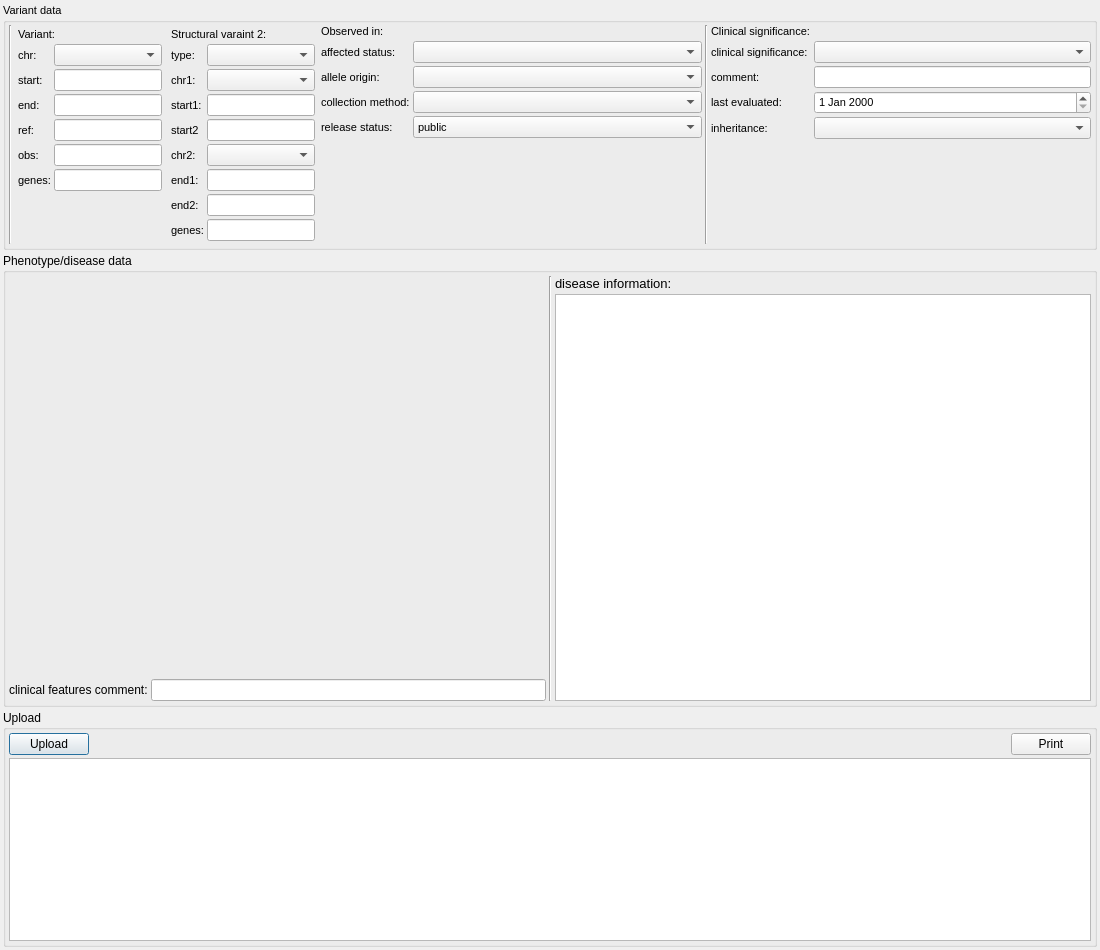
<?xml version="1.0" encoding="UTF-8"?>
<ui version="4.0">
 <class>ClinVarUploadDialog</class>
 <widget class="QDialog" name="ClinVarUploadDialog">
  <property name="geometry">
   <rect>
    <x>0</x>
    <y>0</y>
    <width>1100</width>
    <height>950</height>
   </rect>
  </property>
  <property name="minimumSize">
   <size>
    <width>1100</width>
    <height>950</height>
   </size>
  </property>
  <property name="windowTitle">
   <string>ClinVar variant publication</string>
  </property>
  <layout class="QVBoxLayout" name="verticalLayout_3" stretch="0,1,1">
   <property name="spacing">
    <number>3</number>
   </property>
   <property name="leftMargin">
    <number>3</number>
   </property>
   <property name="topMargin">
    <number>3</number>
   </property>
   <property name="rightMargin">
    <number>3</number>
   </property>
   <property name="bottomMargin">
    <number>3</number>
   </property>
   <item>
    <widget class="QGroupBox" name="groupBox_3">
     <property name="font">
      <font>
       <pointsize>8</pointsize>
       <weight>50</weight>
       <bold>false</bold>
      </font>
     </property>
     <property name="title">
      <string>Variant data</string>
     </property>
     <property name="flat">
      <bool>true</bool>
     </property>
     <layout class="QHBoxLayout" name="horizontalLayout_2" stretch="0,0,0,1,0,1">
      <property name="spacing">
       <number>3</number>
      </property>
      <property name="leftMargin">
       <number>3</number>
      </property>
      <property name="topMargin">
       <number>3</number>
      </property>
      <property name="rightMargin">
       <number>3</number>
      </property>
      <property name="bottomMargin">
       <number>3</number>
      </property>
      <item>
       <widget class="Line" name="line">
        <property name="orientation">
         <enum>Qt::Vertical</enum>
        </property>
       </widget>
      </item>
      <item>
       <widget class="QStackedWidget" name="sw_var1">
        <property name="minimumSize">
         <size>
          <width>0</width>
          <height>0</height>
         </size>
        </property>
        <property name="currentIndex">
         <number>0</number>
        </property>
        <widget class="QWidget" name="p_snv1">
         <layout class="QGridLayout" name="gridLayout_2">
          <property name="leftMargin">
           <number>3</number>
          </property>
          <property name="topMargin">
           <number>3</number>
          </property>
          <property name="rightMargin">
           <number>3</number>
          </property>
          <property name="bottomMargin">
           <number>3</number>
          </property>
          <property name="spacing">
           <number>3</number>
          </property>
          <item row="1" column="0">
           <widget class="QLabel" name="label_2">
            <property name="font">
             <font>
              <pointsize>8</pointsize>
              <weight>50</weight>
              <bold>false</bold>
             </font>
            </property>
            <property name="text">
             <string>chr:</string>
            </property>
           </widget>
          </item>
          <item row="3" column="0">
           <widget class="QLabel" name="label_38">
            <property name="font">
             <font>
              <pointsize>8</pointsize>
              <weight>50</weight>
              <bold>false</bold>
             </font>
            </property>
            <property name="text">
             <string>end:</string>
            </property>
           </widget>
          </item>
          <item row="5" column="0">
           <widget class="QLabel" name="label_40">
            <property name="font">
             <font>
              <pointsize>8</pointsize>
              <weight>50</weight>
              <bold>false</bold>
             </font>
            </property>
            <property name="text">
             <string>obs:</string>
            </property>
           </widget>
          </item>
          <item row="6" column="0">
           <widget class="QLabel" name="label_5">
            <property name="font">
             <font>
              <pointsize>8</pointsize>
             </font>
            </property>
            <property name="text">
             <string>genes:</string>
            </property>
           </widget>
          </item>
          <item row="3" column="1">
           <widget class="QLineEdit" name="le_end_snv1">
            <property name="toolTip">
             <string>The stop location for the reference allele in chromosome coordinates.</string>
            </property>
           </widget>
          </item>
          <item row="2" column="0">
           <widget class="QLabel" name="label_37">
            <property name="font">
             <font>
              <pointsize>8</pointsize>
              <weight>50</weight>
              <bold>false</bold>
             </font>
            </property>
            <property name="text">
             <string>start:</string>
            </property>
           </widget>
          </item>
          <item row="4" column="0">
           <widget class="QLabel" name="label_39">
            <property name="font">
             <font>
              <pointsize>8</pointsize>
              <weight>50</weight>
              <bold>false</bold>
             </font>
            </property>
            <property name="text">
             <string>ref:</string>
            </property>
           </widget>
          </item>
          <item row="1" column="1">
           <widget class="QComboBox" name="cb_chr_snv1">
            <property name="maximumSize">
             <size>
              <width>16777215</width>
              <height>16777215</height>
             </size>
            </property>
            <property name="toolTip">
             <string>The chromosome for the location of the variant. Values are 1-22, X, Y, and MT. If the location is pseudoautosomal, submit on X and  ClinVar will calculate the Y location.</string>
            </property>
           </widget>
          </item>
          <item row="2" column="1">
           <widget class="QLineEdit" name="le_start_snv1">
            <property name="toolTip">
             <string>The start location for the reference allele in chromosome coordinates. </string>
            </property>
           </widget>
          </item>
          <item row="4" column="1">
           <widget class="QLineEdit" name="le_ref_snv1">
            <property name="toolTip">
             <string>The reference allele for the submitted variant. </string>
            </property>
           </widget>
          </item>
          <item row="6" column="1">
           <widget class="QLineEdit" name="le_genes_snv1">
            <property name="toolTip">
             <string>Gene symbol should be provided only to indicate the gene-disease relationship supporting the variant interpretation. </string>
            </property>
           </widget>
          </item>
          <item row="5" column="1">
           <widget class="QLineEdit" name="le_obs_snv1">
            <property name="toolTip">
             <string>The alternate allele for the submitted variant. </string>
            </property>
           </widget>
          </item>
          <item row="0" column="0" colspan="2">
           <widget class="QLabel" name="label">
            <property name="font">
             <font>
              <pointsize>8</pointsize>
              <weight>50</weight>
              <bold>false</bold>
             </font>
            </property>
            <property name="text">
             <string>Variant:</string>
            </property>
           </widget>
          </item>
          <item row="7" column="1">
           <spacer name="verticalSpacer_5">
            <property name="orientation">
             <enum>Qt::Vertical</enum>
            </property>
            <property name="sizeHint" stdset="0">
             <size>
              <width>20</width>
              <height>40</height>
             </size>
            </property>
           </spacer>
          </item>
         </layout>
        </widget>
        <widget class="QWidget" name="p_cnv1">
         <layout class="QGridLayout" name="gridLayout_7">
          <property name="leftMargin">
           <number>3</number>
          </property>
          <property name="topMargin">
           <number>3</number>
          </property>
          <property name="rightMargin">
           <number>3</number>
          </property>
          <property name="bottomMargin">
           <number>0</number>
          </property>
          <property name="spacing">
           <number>3</number>
          </property>
          <item row="1" column="1">
           <widget class="QComboBox" name="cb_chr_cnv1"/>
          </item>
          <item row="2" column="1">
           <widget class="QLineEdit" name="le_start_cnv1"/>
          </item>
          <item row="5" column="1">
           <widget class="QLineEdit" name="le_rcn_cnv1"/>
          </item>
          <item row="3" column="1">
           <widget class="QLineEdit" name="le_end_cnv1"/>
          </item>
          <item row="4" column="1">
           <widget class="QLineEdit" name="le_cn_cnv1"/>
          </item>
          <item row="1" column="0">
           <widget class="QLabel" name="label_32">
            <property name="text">
             <string>chr:</string>
            </property>
           </widget>
          </item>
          <item row="2" column="0">
           <widget class="QLabel" name="label_33">
            <property name="text">
             <string>start:</string>
            </property>
           </widget>
          </item>
          <item row="4" column="0">
           <widget class="QLabel" name="label_36">
            <property name="text">
             <string>cn:</string>
            </property>
           </widget>
          </item>
          <item row="3" column="0">
           <widget class="QLabel" name="label_35">
            <property name="text">
             <string>end:</string>
            </property>
           </widget>
          </item>
          <item row="7" column="1">
           <spacer name="verticalSpacer_3">
            <property name="orientation">
             <enum>Qt::Vertical</enum>
            </property>
            <property name="sizeHint" stdset="0">
             <size>
              <width>20</width>
              <height>40</height>
             </size>
            </property>
           </spacer>
          </item>
          <item row="0" column="0" colspan="2">
           <widget class="QLabel" name="label_31">
            <property name="text">
             <string>Copy number variant:</string>
            </property>
           </widget>
          </item>
          <item row="5" column="0">
           <widget class="QLabel" name="label_41">
            <property name="text">
             <string>ref cn:</string>
            </property>
           </widget>
          </item>
          <item row="6" column="1">
           <widget class="QLineEdit" name="le_genes_cnv1"/>
          </item>
          <item row="6" column="0">
           <widget class="QLabel" name="label_42">
            <property name="text">
             <string>genes:</string>
            </property>
           </widget>
          </item>
         </layout>
        </widget>
        <widget class="QWidget" name="p_sv1">
         <layout class="QGridLayout" name="gridLayout_6">
          <property name="leftMargin">
           <number>3</number>
          </property>
          <property name="topMargin">
           <number>3</number>
          </property>
          <property name="rightMargin">
           <number>3</number>
          </property>
          <property name="bottomMargin">
           <number>3</number>
          </property>
          <property name="spacing">
           <number>3</number>
          </property>
          <item row="3" column="1">
           <widget class="QLineEdit" name="le_start1_sv1"/>
          </item>
          <item row="0" column="0" colspan="2">
           <widget class="QLabel" name="label_4">
            <property name="text">
             <string>Structural variant:</string>
            </property>
           </widget>
          </item>
          <item row="4" column="0">
           <widget class="QLabel" name="label_21">
            <property name="text">
             <string>start2:</string>
            </property>
           </widget>
          </item>
          <item row="2" column="0">
           <widget class="QLabel" name="label_15">
            <property name="text">
             <string>chr1:</string>
            </property>
           </widget>
          </item>
          <item row="6" column="0">
           <widget class="QLabel" name="label_22">
            <property name="text">
             <string>end1:</string>
            </property>
           </widget>
          </item>
          <item row="7" column="0">
           <widget class="QLabel" name="label_23">
            <property name="text">
             <string>end2:</string>
            </property>
           </widget>
          </item>
          <item row="3" column="0">
           <widget class="QLabel" name="label_16">
            <property name="text">
             <string>start1:</string>
            </property>
           </widget>
          </item>
          <item row="1" column="0">
           <widget class="QLabel" name="label_7">
            <property name="text">
             <string>type:</string>
            </property>
           </widget>
          </item>
          <item row="9" column="0">
           <widget class="QLabel" name="label_28">
            <property name="text">
             <string>genes:</string>
            </property>
           </widget>
          </item>
          <item row="5" column="1">
           <widget class="QComboBox" name="cb_chr2_sv1"/>
          </item>
          <item row="1" column="1">
           <widget class="QComboBox" name="cb_type_sv1"/>
          </item>
          <item row="5" column="0">
           <widget class="QLabel" name="label_24">
            <property name="text">
             <string>chr2:</string>
            </property>
           </widget>
          </item>
          <item row="2" column="1">
           <widget class="QComboBox" name="cb_chr1_sv1"/>
          </item>
          <item row="9" column="1">
           <widget class="QLineEdit" name="le_genes_sv1"/>
          </item>
          <item row="7" column="1">
           <widget class="QLineEdit" name="le_end2_sv1"/>
          </item>
          <item row="4" column="1">
           <widget class="QLineEdit" name="le_start2_sv1"/>
          </item>
          <item row="6" column="1">
           <widget class="QLineEdit" name="le_end1_sv1"/>
          </item>
         </layout>
        </widget>
       </widget>
      </item>
      <item>
       <widget class="QStackedWidget" name="sw_var2">
        <property name="currentIndex">
         <number>2</number>
        </property>
        <widget class="QWidget" name="p_snv2">
         <layout class="QGridLayout" name="gridLayout">
          <property name="leftMargin">
           <number>3</number>
          </property>
          <property name="topMargin">
           <number>3</number>
          </property>
          <property name="rightMargin">
           <number>3</number>
          </property>
          <property name="bottomMargin">
           <number>3</number>
          </property>
          <property name="spacing">
           <number>3</number>
          </property>
          <item row="0" column="0" colspan="2">
           <widget class="QLabel" name="label_3">
            <property name="text">
             <string>Variant 2:</string>
            </property>
           </widget>
          </item>
          <item row="4" column="1">
           <widget class="QLineEdit" name="le_ref_snv2"/>
          </item>
          <item row="2" column="1">
           <widget class="QLineEdit" name="le_start_snv2"/>
          </item>
          <item row="1" column="0">
           <widget class="QLabel" name="label_8">
            <property name="text">
             <string>chr:</string>
            </property>
           </widget>
          </item>
          <item row="5" column="0">
           <widget class="QLabel" name="label_13">
            <property name="text">
             <string>obs:</string>
            </property>
           </widget>
          </item>
          <item row="3" column="0">
           <widget class="QLabel" name="label_11">
            <property name="text">
             <string>end:</string>
            </property>
           </widget>
          </item>
          <item row="2" column="0">
           <widget class="QLabel" name="label_9">
            <property name="text">
             <string>start:</string>
            </property>
           </widget>
          </item>
          <item row="4" column="0">
           <widget class="QLabel" name="label_12">
            <property name="text">
             <string>ref</string>
            </property>
           </widget>
          </item>
          <item row="5" column="1">
           <widget class="QLineEdit" name="le_obs_snv2"/>
          </item>
          <item row="3" column="1">
           <widget class="QLineEdit" name="le_end_snv2"/>
          </item>
          <item row="1" column="1">
           <widget class="QComboBox" name="cb_chr_snv2"/>
          </item>
          <item row="6" column="0">
           <widget class="QLabel" name="label_14">
            <property name="text">
             <string>genes:</string>
            </property>
           </widget>
          </item>
          <item row="6" column="1">
           <widget class="QLineEdit" name="le_genes_snv2"/>
          </item>
          <item row="7" column="1">
           <spacer name="verticalSpacer_4">
            <property name="orientation">
             <enum>Qt::Vertical</enum>
            </property>
            <property name="sizeHint" stdset="0">
             <size>
              <width>20</width>
              <height>40</height>
             </size>
            </property>
           </spacer>
          </item>
         </layout>
        </widget>
        <widget class="QWidget" name="p_cnv2">
         <layout class="QGridLayout" name="gridLayout_8">
          <property name="leftMargin">
           <number>3</number>
          </property>
          <property name="topMargin">
           <number>3</number>
          </property>
          <property name="rightMargin">
           <number>3</number>
          </property>
          <property name="bottomMargin">
           <number>3</number>
          </property>
          <property name="spacing">
           <number>3</number>
          </property>
          <item row="3" column="0">
           <widget class="QLabel" name="label_46">
            <property name="text">
             <string>end:</string>
            </property>
           </widget>
          </item>
          <item row="0" column="0" colspan="2">
           <widget class="QLabel" name="label_43">
            <property name="text">
             <string>Copy number varaint 2:</string>
            </property>
           </widget>
          </item>
          <item row="2" column="0">
           <widget class="QLabel" name="label_45">
            <property name="text">
             <string>start:</string>
            </property>
           </widget>
          </item>
          <item row="1" column="0">
           <widget class="QLabel" name="label_44">
            <property name="text">
             <string>chr:</string>
            </property>
           </widget>
          </item>
          <item row="4" column="0">
           <widget class="QLabel" name="label_47">
            <property name="text">
             <string>cn:</string>
            </property>
           </widget>
          </item>
          <item row="1" column="1">
           <widget class="QComboBox" name="cb_chr_cnv2"/>
          </item>
          <item row="5" column="0">
           <widget class="QLabel" name="label_48">
            <property name="text">
             <string>ref cn:</string>
            </property>
           </widget>
          </item>
          <item row="6" column="1">
           <widget class="QLineEdit" name="le_genes_cnv2"/>
          </item>
          <item row="2" column="1">
           <widget class="QLineEdit" name="le_start_cnv2"/>
          </item>
          <item row="4" column="1">
           <widget class="QLineEdit" name="le_cn_cnv2"/>
          </item>
          <item row="3" column="1">
           <widget class="QLineEdit" name="le_end_cnv2"/>
          </item>
          <item row="5" column="1">
           <widget class="QLineEdit" name="le_rcn_cnv2"/>
          </item>
          <item row="6" column="0">
           <widget class="QLabel" name="label_49">
            <property name="text">
             <string>genes:</string>
            </property>
           </widget>
          </item>
          <item row="7" column="1">
           <spacer name="verticalSpacer_6">
            <property name="orientation">
             <enum>Qt::Vertical</enum>
            </property>
            <property name="sizeHint" stdset="0">
             <size>
              <width>20</width>
              <height>40</height>
             </size>
            </property>
           </spacer>
          </item>
         </layout>
        </widget>
        <widget class="QWidget" name="p_sv2">
         <layout class="QGridLayout" name="gridLayout_9">
          <property name="leftMargin">
           <number>3</number>
          </property>
          <property name="topMargin">
           <number>3</number>
          </property>
          <property name="rightMargin">
           <number>3</number>
          </property>
          <property name="bottomMargin">
           <number>3</number>
          </property>
          <property name="spacing">
           <number>3</number>
          </property>
          <item row="1" column="0">
           <widget class="QLabel" name="label_51">
            <property name="text">
             <string>type:</string>
            </property>
           </widget>
          </item>
          <item row="2" column="0">
           <widget class="QLabel" name="label_52">
            <property name="text">
             <string>chr1:</string>
            </property>
           </widget>
          </item>
          <item row="8" column="1">
           <widget class="QLineEdit" name="le_genes_sv2"/>
          </item>
          <item row="2" column="1">
           <widget class="QComboBox" name="cb_chr1_sv2"/>
          </item>
          <item row="0" column="0" colspan="2">
           <widget class="QLabel" name="label_50">
            <property name="text">
             <string>Structural varaint 2:</string>
            </property>
           </widget>
          </item>
          <item row="1" column="1">
           <widget class="QComboBox" name="cb_type_sv2"/>
          </item>
          <item row="5" column="0">
           <widget class="QLabel" name="label_55">
            <property name="text">
             <string>chr2:</string>
            </property>
           </widget>
          </item>
          <item row="6" column="0">
           <widget class="QLabel" name="label_56">
            <property name="text">
             <string>end1:</string>
            </property>
           </widget>
          </item>
          <item row="3" column="1">
           <widget class="QLineEdit" name="le_start1_sv2"/>
          </item>
          <item row="7" column="1">
           <widget class="QLineEdit" name="le_end2_sv2"/>
          </item>
          <item row="8" column="0">
           <widget class="QLabel" name="label_58">
            <property name="text">
             <string>genes:</string>
            </property>
           </widget>
          </item>
          <item row="7" column="0">
           <widget class="QLabel" name="label_57">
            <property name="text">
             <string>end2:</string>
            </property>
           </widget>
          </item>
          <item row="5" column="1">
           <widget class="QComboBox" name="cb_chr2_sv2"/>
          </item>
          <item row="6" column="1">
           <widget class="QLineEdit" name="le_end1_sv2"/>
          </item>
          <item row="4" column="1">
           <widget class="QLineEdit" name="le_start2_sv2"/>
          </item>
          <item row="3" column="0">
           <widget class="QLabel" name="label_53">
            <property name="text">
             <string>start1:</string>
            </property>
           </widget>
          </item>
          <item row="4" column="0">
           <widget class="QLabel" name="label_54">
            <property name="text">
             <string>start2</string>
            </property>
           </widget>
          </item>
         </layout>
        </widget>
       </widget>
      </item>
      <item>
       <layout class="QGridLayout" name="gridLayout_5">
        <item row="1" column="0">
         <widget class="QLabel" name="label_26">
          <property name="font">
           <font>
            <pointsize>8</pointsize>
            <weight>50</weight>
            <bold>false</bold>
           </font>
          </property>
          <property name="text">
           <string>affected status:</string>
          </property>
         </widget>
        </item>
        <item row="2" column="1">
         <widget class="QComboBox" name="cb_allele_origin">
          <property name="acceptDrops">
           <bool>false</bool>
          </property>
          <property name="toolTip">
           <string>The genetic origin of the variant for individuals in each aggregate observation. Note that biparental and uniparental are intended for the context of uniparental disomy. For de novo variants, please indicate 'de novo', not the origin of the chromosome.</string>
          </property>
         </widget>
        </item>
        <item row="4" column="1">
         <widget class="QComboBox" name="cb_release_status">
          <property name="toolTip">
           <string>&quot;hold until published&quot; allows a temporary hold on data being presented publicly. If no value is provided, the default is public.&quot;</string>
          </property>
          <item>
           <property name="text">
            <string>public</string>
           </property>
          </item>
          <item>
           <property name="text">
            <string>hold until published</string>
           </property>
          </item>
         </widget>
        </item>
        <item row="1" column="1">
         <widget class="QComboBox" name="cb_affected_status">
          <property name="sizePolicy">
           <sizepolicy hsizetype="Expanding" vsizetype="Fixed">
            <horstretch>0</horstretch>
            <verstretch>0</verstretch>
           </sizepolicy>
          </property>
          <property name="toolTip">
           <string>Indicates whether or not the individual was affected by the condition for the interpretation.</string>
          </property>
         </widget>
        </item>
        <item row="4" column="0">
         <widget class="QLabel" name="label_34">
          <property name="font">
           <font>
            <pointsize>8</pointsize>
            <weight>50</weight>
            <bold>false</bold>
           </font>
          </property>
          <property name="text">
           <string>release status:</string>
          </property>
         </widget>
        </item>
        <item row="2" column="0">
         <widget class="QLabel" name="label_27">
          <property name="font">
           <font>
            <pointsize>8</pointsize>
            <weight>50</weight>
            <bold>false</bold>
           </font>
          </property>
          <property name="text">
           <string>allele origin:</string>
          </property>
         </widget>
        </item>
        <item row="3" column="1">
         <widget class="QComboBox" name="cb_collection_method">
          <property name="toolTip">
           <string>&lt;html&gt;&lt;head/&gt;&lt;body&gt;&lt;p&gt;The method used to collect the data for each observation, e.g. clinical testing or research.  See &lt;a href=&quot;https://www.ncbi.nlm.nih.gov/clinvar/docs/spreadsheet/#collection&quot;&gt;&lt;span style=&quot; text-decoration: underline; color:#0000ff;&quot;&gt;https://www.ncbi.nlm.nih.gov/clinvar/docs/spreadsheet/#collection&lt;/span&gt;&lt;/a&gt;&lt;/p&gt;&lt;/body&gt;&lt;/html&gt;</string>
          </property>
         </widget>
        </item>
        <item row="3" column="0">
         <widget class="QLabel" name="label_30">
          <property name="font">
           <font>
            <pointsize>8</pointsize>
            <weight>50</weight>
            <bold>false</bold>
           </font>
          </property>
          <property name="text">
           <string>collection method:</string>
          </property>
         </widget>
        </item>
        <item row="0" column="0" colspan="2">
         <widget class="QLabel" name="label_25">
          <property name="font">
           <font>
            <pointsize>8</pointsize>
            <weight>50</weight>
            <bold>false</bold>
           </font>
          </property>
          <property name="text">
           <string>Observed in:</string>
          </property>
         </widget>
        </item>
        <item row="5" column="0">
         <spacer name="verticalSpacer">
          <property name="orientation">
           <enum>Qt::Vertical</enum>
          </property>
          <property name="sizeHint" stdset="0">
           <size>
            <width>20</width>
            <height>40</height>
           </size>
          </property>
         </spacer>
        </item>
       </layout>
      </item>
      <item>
       <widget class="Line" name="line_2">
        <property name="orientation">
         <enum>Qt::Vertical</enum>
        </property>
       </widget>
      </item>
      <item>
       <layout class="QGridLayout" name="gridLayout_3">
        <property name="spacing">
         <number>3</number>
        </property>
        <item row="1" column="0">
         <widget class="QLabel" name="label_17">
          <property name="font">
           <font>
            <pointsize>8</pointsize>
            <weight>50</weight>
            <bold>false</bold>
           </font>
          </property>
          <property name="text">
           <string>clinical significance:</string>
          </property>
         </widget>
        </item>
        <item row="3" column="0">
         <widget class="QLabel" name="label_19">
          <property name="font">
           <font>
            <pointsize>8</pointsize>
           </font>
          </property>
          <property name="text">
           <string>last evaluated:</string>
          </property>
         </widget>
        </item>
        <item row="3" column="2">
         <widget class="QDateEdit" name="de_last_eval"/>
        </item>
        <item row="1" column="2">
         <widget class="QComboBox" name="cb_clin_sig_desc">
          <property name="toolTip">
           <string>The interpretation, or clinical significance, of the variant for the submitted condition. </string>
          </property>
         </widget>
        </item>
        <item row="4" column="0">
         <widget class="QLabel" name="label_20">
          <property name="font">
           <font>
            <pointsize>8</pointsize>
           </font>
          </property>
          <property name="text">
           <string>inheritance:</string>
          </property>
         </widget>
        </item>
        <item row="2" column="0">
         <widget class="QLabel" name="label_18">
          <property name="font">
           <font>
            <pointsize>8</pointsize>
           </font>
          </property>
          <property name="text">
           <string>comment:</string>
          </property>
         </widget>
        </item>
        <item row="4" column="2">
         <widget class="QComboBox" name="cb_inheritance"/>
        </item>
        <item row="2" column="2">
         <widget class="QLineEdit" name="le_clin_sig_desc_comment"/>
        </item>
        <item row="5" column="0">
         <spacer name="verticalSpacer_2">
          <property name="orientation">
           <enum>Qt::Vertical</enum>
          </property>
          <property name="sizeHint" stdset="0">
           <size>
            <width>20</width>
            <height>40</height>
           </size>
          </property>
         </spacer>
        </item>
        <item row="0" column="0" colspan="3">
         <widget class="QLabel" name="label_10">
          <property name="font">
           <font>
            <pointsize>8</pointsize>
            <weight>50</weight>
            <bold>false</bold>
           </font>
          </property>
          <property name="text">
           <string>Clinical significance:</string>
          </property>
         </widget>
        </item>
       </layout>
      </item>
     </layout>
    </widget>
   </item>
   <item>
    <widget class="QGroupBox" name="groupBox_2">
     <property name="title">
      <string>Phenotype/disease data</string>
     </property>
     <property name="flat">
      <bool>true</bool>
     </property>
     <layout class="QHBoxLayout" name="horizontalLayout">
      <property name="spacing">
       <number>3</number>
      </property>
      <property name="leftMargin">
       <number>3</number>
      </property>
      <property name="topMargin">
       <number>3</number>
      </property>
      <property name="rightMargin">
       <number>3</number>
      </property>
      <property name="bottomMargin">
       <number>3</number>
      </property>
      <item>
       <layout class="QVBoxLayout" name="verticalLayout_2">
        <property name="spacing">
         <number>3</number>
        </property>
        <item>
         <widget class="PhenotypeSelectionWidget" name="phenos" native="true">
          <property name="minimumSize">
           <size>
            <width>0</width>
            <height>400</height>
           </size>
          </property>
         </widget>
        </item>
        <item>
         <layout class="QHBoxLayout" name="horizontalLayout_3">
          <property name="spacing">
           <number>3</number>
          </property>
          <item>
           <widget class="QLabel" name="label_29">
            <property name="text">
             <string>clinical features comment:</string>
            </property>
           </widget>
          </item>
          <item>
           <widget class="QLineEdit" name="le_clin_feat_comment">
            <property name="toolTip">
             <string>To provide a free text explanation of clinical features provided in the previous column, e.g. to describe the progression of disease or diagnosis. Please use this comment to expand on the information in 'clinicalFeatures'</string>
            </property>
           </widget>
          </item>
         </layout>
        </item>
       </layout>
      </item>
      <item>
       <widget class="Line" name="line_4">
        <property name="orientation">
         <enum>Qt::Vertical</enum>
        </property>
       </widget>
      </item>
      <item>
       <layout class="QVBoxLayout" name="verticalLayout">
        <property name="spacing">
         <number>3</number>
        </property>
        <item>
         <widget class="QLabel" name="label_6">
          <property name="font">
           <font>
            <pointsize>10</pointsize>
           </font>
          </property>
          <property name="text">
           <string>disease information:</string>
          </property>
         </widget>
        </item>
        <item>
         <widget class="QTableWidget" name="tw_disease_info">
          <property name="editTriggers">
           <set>QAbstractItemView::NoEditTriggers</set>
          </property>
          <attribute name="verticalHeaderVisible">
           <bool>false</bool>
          </attribute>
         </widget>
        </item>
       </layout>
      </item>
     </layout>
    </widget>
   </item>
   <item>
    <widget class="QGroupBox" name="groupBox">
     <property name="title">
      <string>Upload</string>
     </property>
     <property name="flat">
      <bool>true</bool>
     </property>
     <layout class="QGridLayout" name="gridLayout_4">
      <property name="leftMargin">
       <number>3</number>
      </property>
      <property name="topMargin">
       <number>3</number>
      </property>
      <property name="rightMargin">
       <number>3</number>
      </property>
      <property name="bottomMargin">
       <number>3</number>
      </property>
      <property name="spacing">
       <number>3</number>
      </property>
      <item row="0" column="0">
       <widget class="QPushButton" name="upload_btn">
        <property name="text">
         <string>Upload</string>
        </property>
       </widget>
      </item>
      <item row="0" column="2">
       <spacer name="horizontalSpacer">
        <property name="orientation">
         <enum>Qt::Horizontal</enum>
        </property>
        <property name="sizeHint" stdset="0">
         <size>
          <width>40</width>
          <height>20</height>
         </size>
        </property>
       </spacer>
      </item>
      <item row="0" column="3">
       <widget class="QPushButton" name="print_btn">
        <property name="text">
         <string>Print</string>
        </property>
       </widget>
      </item>
      <item row="1" column="0" colspan="4">
       <widget class="QTextEdit" name="comment_upload">
        <property name="enabled">
         <bool>true</bool>
        </property>
        <property name="readOnly">
         <bool>true</bool>
        </property>
       </widget>
      </item>
     </layout>
    </widget>
   </item>
  </layout>
 </widget>
 <customwidgets>
  <customwidget>
   <class>PhenotypeSelectionWidget</class>
   <extends>QWidget</extends>
   <header>PhenotypeSelectionWidget.h</header>
   <container>1</container>
  </customwidget>
 </customwidgets>
 <resources/>
 <connections/>
</ui>
